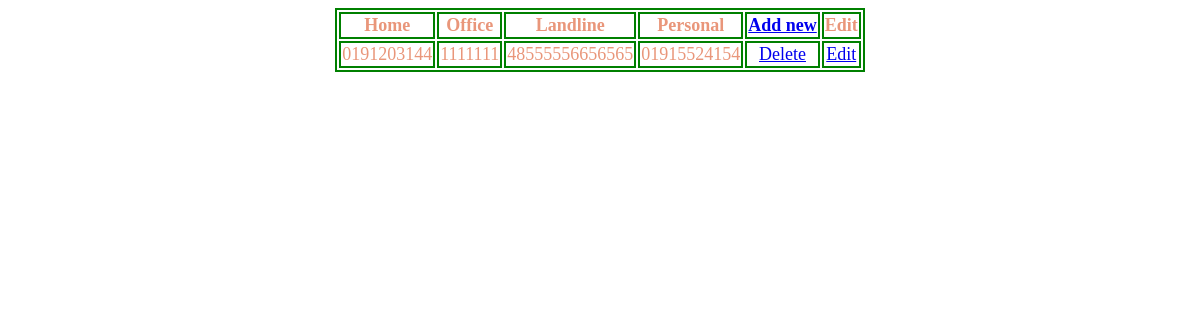
The page /phone.php?id=4 on the database as committed earlier.
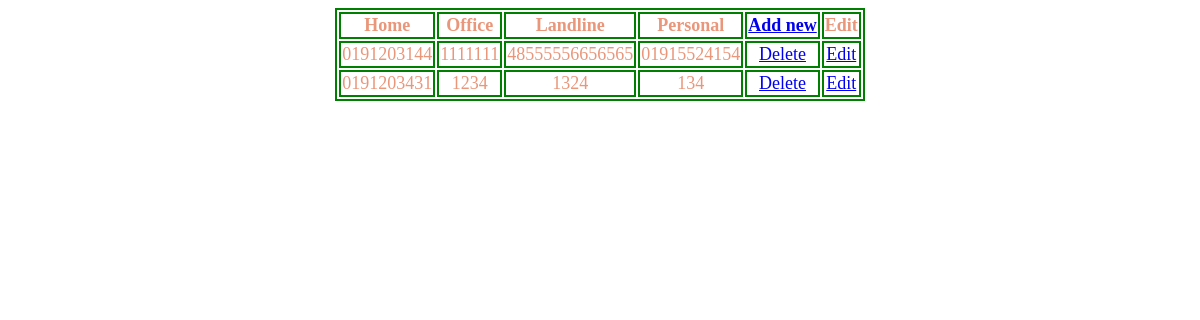
The same page on the database as committed later.
### tables this page shows
CREATE TABLE `phone` (
  `id` int(11) NOT NULL,
  `user_id` int(11) NOT NULL,
  `home_n` varchar(255) NOT NULL,
  `office_n` varchar(255) NOT NULL,
  `lan_n` varchar(255) NOT NULL,
  `personal_n` varchar(255) NOT NULL
);

### phone.php (the view, shortened to what this page needs)
<?php
require "connection.php";
$uid=(int)$_GET['id'];
$showAll_add="Select * from phone where user_id ='$uid' " ;
$sql =mysqli_query($link,$showAll_add);
?>
<!DOCTYPE html>
<html>
<head>
</head>
<body>
	<table align="center";>
  <tr>
    <th >Home </th>
    <th>Office</th>
    <th>Landline</th>
    <th>Personal</th>
    <th> <a href="new_phone.php">Add new</a></th>
    <th>Edit</th>
    <?php
  while($row = mysqli_fetch_array($sql))
  {
  	 echo "<tr>";
                                echo "<td>"; echo $row["home_n"]; echo "</td>";
                                echo "<td>"; echo $row["office_n"]; echo "</td>";
                                echo "<td>"; echo $row["lan_n"]; echo "</td>";
                                echo "<td>"; echo $row["personal_n"]; echo "</td>";
                             ?>
                             		<td><a href="del_p.php?id=<?php echo $row['id']; ?>" class="btn btn-danger" onclick="return confirm('Are you sure?');">Delete</a>
                             		<td><a href="upd_p.php?id=<?php echo $row['id']; ?>" class="btn btn-danger" >Edit</a>
                             		</td>
                             	</tr>
                             <?php
  }
 ?>
    </table>
</body>
</html>

Rows that differ between the two databases and show on the page:
added phone: home_n "0191203431", office_n "1234", lan_n "1324", personal_n "134"
